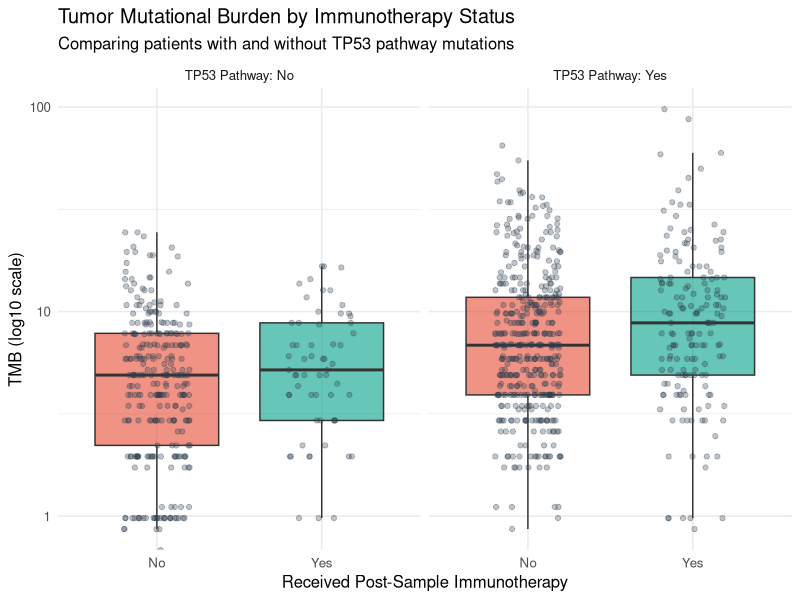
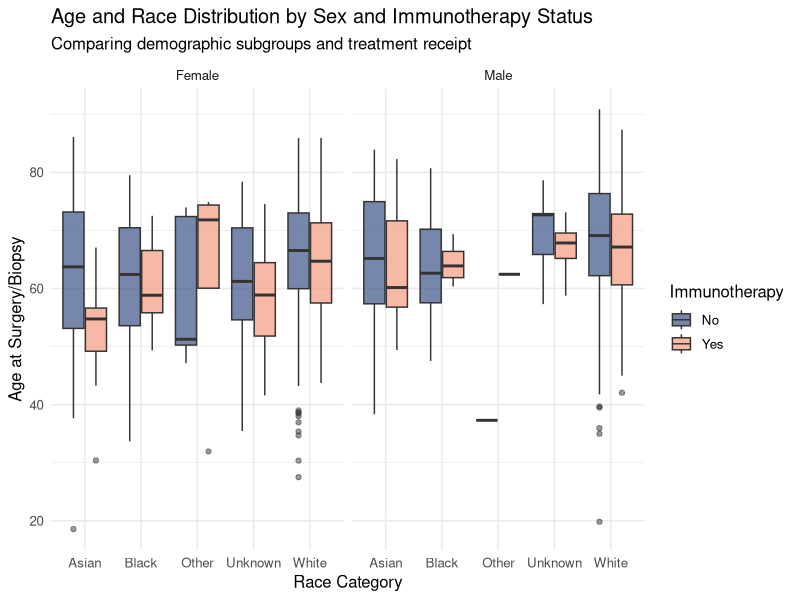

Write R code to recreate these figures, in order.
## ---- chunk 1
#| echo: false
#| message: false
#| warning: false

library(tidyverse)

# Read the genomics and demographics dataset
genomics_data <- read_csv("demographics_genomics_912_dataset.csv")

# Plot 1: TMB by Immunotherapy status, faceted by TP53 Pathway
genomics_data |> 
  ggplot(aes(x = `Post Sample Immunotherapy`, y = `TMB (nonsynonymous)`, fill = `Post Sample Immunotherapy`)) +
  geom_boxplot(alpha = 0.6, outlier.shape = NA) +
  geom_jitter(width = 0.2, alpha = 0.3, color = "#2C3E50") +
  facet_wrap(~ `TP53 Pathway`, labeller = label_both) +
  scale_fill_manual(values = c("No" = "#E64B35FF", "Yes" = "#00A087FF")) +
  scale_y_log10() +
  labs(
    title = "Tumor Mutational Burden by Immunotherapy Status",
    subtitle = "Comparing patients with and without TP53 pathway mutations",
    x = "Received Post-Sample Immunotherapy",
    y = "TMB (log10 scale)"
  ) +
  theme_minimal(base_size = 12) +
  theme(legend.position = "none")
## ---- chunk 2
#| echo: false
#| message: false
#| warning: false

# Plot 2: Age distribution by Race Category and Sex, split by Immunotherapy status
genomics_data |> 
  ggplot(aes(x = `Race Category`, y = `Age at Surgery/Biopsy`, fill = `Post Sample Immunotherapy`)) +
  geom_boxplot(alpha = 0.7, position = position_dodge(0.8), outlier.alpha = 0.5) +
  facet_wrap(~ Sex) +
  scale_fill_manual(values = c("No" = "#3C5488FF", "Yes" = "#F39B7FFF")) +
  labs(
    title = "Age and Race Distribution by Sex and Immunotherapy Status",
    subtitle = "Comparing demographic subgroups and treatment receipt",
    x = "Race Category",
    y = "Age at Surgery/Biopsy",
    fill = "Immunotherapy"
  ) +
  theme_minimal(base_size = 12)
